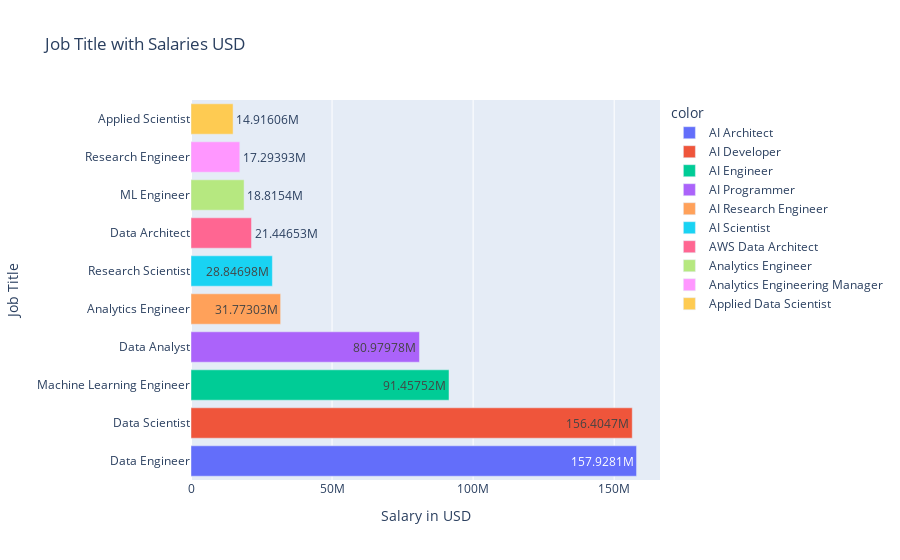

Notebook source saved alongside this figure:
### Code cell
iplot(px.bar(df_job_title_USD.sort_values(ascending=False)[:10],
             orientation='h',
             labels={'value':'Salary in USD','job_title':'Job Title'},
             title='Job Title with Salaries USD',
             color=df_job_title_USD.index[:10],
             text_auto=True
))

### Figure 1 — Plotly figure (JSON) as saved in the notebook; plotly's stock layout.template omitted (floating-point values rounded to 4 significant figures)
{"data": [{"alignmentgroup": "True", "hovertemplate": "color=AI Architect<br>Salary in USD=%{x}<br>Job Title=%{y}<extra></extra>", "legendgroup": "AI Architect", "marker": {"color": "#636efa", "pattern": {"shape": ""}}, "name": "AI Architect", "offsetgroup": "AI Architect", "orientation": "h", "showlegend": true, "textposition": "auto", "texttemplate": "%{x}", "type": "bar", "x": [157928139], "xaxis": "x", "y": ["Data Engineer"], "yaxis": "y"}, {"alignmentgroup": "True", "hovertemplate": "color=AI Developer<br>Salary in USD=%{x}<br>Job Title=%{y}<extra></extra>", "legendgroup": "AI Developer", "marker": {"color": "#EF553B", "pattern": {"shape": ""}}, "name": "AI Developer", "offsetgroup": "AI Developer", "orientation": "h", "showlegend": true, "textposition": "auto", "texttemplate": "%{x}", "type": "bar", "x": [156404671], "xaxis": "x", "y": ["Data Scientist"], "yaxis": "y"}, {"alignmentgroup": "True", "hovertemplate": "color=AI Engineer<br>Salary in USD=%{x}<br>Job Title=%{y}<extra></extra>", "legendgroup": "AI Engineer", "marker": {"color": "#00cc96", "pattern": {"shape": ""}}, "name": "AI Engineer", "offsetgroup": "AI Engineer", "orientation": "h", "showlegend": true, "textposition": "auto", "texttemplate": "%{x}", "type": "bar", "x": [91457519], "xaxis": "x", "y": ["Machine Learning Engineer"], "yaxis": "y"}, {"alignmentgroup": "True", "hovertemplate": "color=AI Programmer<br>Salary in USD=%{x}<br>Job Title=%{y}<extra></extra>", "legendgroup": "AI Programmer", "marker": {"color": "#ab63fa", "pattern": {"shape": ""}}, "name": "AI Programmer", "offsetgroup": "AI Programmer", "orientation": "h", "showlegend": true, "textposition": "auto", "texttemplate": "%{x}", "type": "bar", "x": [80979778], "xaxis": "x", "y": ["Data Analyst"], "yaxis": "y"}, {"alignmentgroup": "True", "hovertemplate": "color=AI Research Engineer<br>Salary in USD=%{x}<br>Job Title=%{y}<extra></extra>", "legendgroup": "AI Research Engineer", "marker": {"color": "#FFA15A", "pattern": {"shape": ""}}, "name": "AI Research Engineer", "offsetgroup": "AI Research Engineer", "orientation": "h", "showlegend": true, "textposition": "auto", "texttemplate": "%{x}", "type": "bar", "x": [31773034], "xaxis": "x", "y": ["Analytics Engineer"], "yaxis": "y"}, {"alignmentgroup": "True", "hovertemplate": "color=AI Scientist<br>Salary in USD=%{x}<br>Job Title=%{y}<extra></extra>", "legendgroup": "AI Scientist", "marker": {"color": "#19d3f3", "pattern": {"shape": ""}}, "name": "AI Scientist", "offsetgroup": "AI Scientist", "orientation": "h", "showlegend": true, "textposition": "auto", "texttemplate": "%{x}", "type": "bar", "x": [28846982], "xaxis": "x", "y": ["Research Scientist"], "yaxis": "y"}, {"alignmentgroup": "True", "hovertemplate": "color=AWS Data Architect<br>Salary in USD=%{x}<br>Job Title=%{y}<extra></extra>", "legendgroup": "AWS Data Architect", "marker": {"color": "#FF6692", "pattern": {"shape": ""}}, "name": "AWS Data Architect", "offsetgroup": "AWS Data Architect", "orientation": "h", "showlegend": true, "textposition": "auto", "texttemplate": "%{x}", "type": "bar", "x": [21446529], "xaxis": "x", "y": ["Data Architect"], "yaxis": "y"}, {"alignmentgroup": "True", "hovertemplate": "color=Analytics Engineer<br>Salary in USD=%{x}<br>Job Title=%{y}<extra></extra>", "legendgroup": "Analytics Engineer", "marker": {"color": "#B6E880", "pattern": {"shape": ""}}, "name": "Analytics Engineer", "offsetgroup": "Analytics Engineer", "orientation": "h", "showlegend": true, "textposition": "auto", "texttemplate": "%{x}", "type": "bar", "x": [18815403], "xaxis": "x", "y": ["ML Engineer"], "yaxis": "y"}, {"alignmentgroup": "True", "hovertemplate": "color=Analytics Engineering Manager<br>Salary in USD=%{x}<br>Job Title=%{y}<extra></extra>", "legendgroup": "Analytics Engineering Manager", "marker": {"color": "#FF97FF", "pattern": {"shape": ""}}, "name": "Analytics Engineering Manager", "offsetgroup": "Analytics Engineering Manager", "orientation": "h", "showlegend": true, "textposition": "auto", "texttemplate": "%{x}", "type": "bar", "x": [17293934], "xaxis": "x", "y": ["Research Engineer"], "yaxis": "y"}, {"alignmentgroup": "True", "hovertemplate": "color=Applied Data Scientist<br>Salary in USD=%{x}<br>Job Title=%{y}<extra></extra>", "legendgroup": "Applied Data Scientist", "marker": {"color": "#FECB52", "pattern": {"shape": ""}}, "name": "Applied Data Scientist", "offsetgroup": "Applied Data Scientist", "orientation": "h", "showlegend": true, "textposition": "auto", "texttemplate": "%{x}", "type": "bar", "x": [14916057], "xaxis": "x", "y": ["Applied Scientist"], "yaxis": "y"}], "layout": {"barmode": "relative", "legend": {"title": {"text": "color"}, "tracegroupgap": 0}, "title": {"text": "Job Title with Salaries USD"}, "xaxis": {"anchor": "y", "domain": [0, 1], "title": {"text": "Salary in USD"}}, "yaxis": {"anchor": "x", "domain": [0, 1], "title": {"text": "Job Title"}}}}
